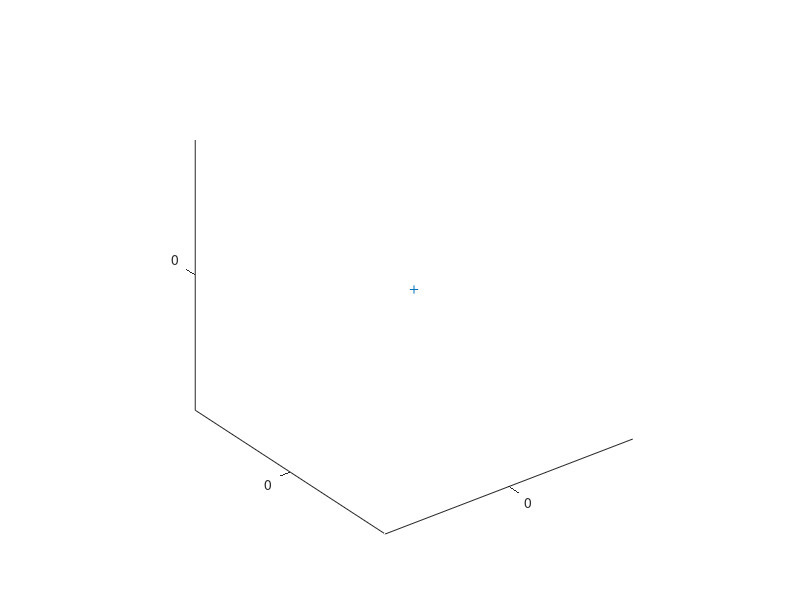

The MATLAB script that drew this image: (Note: this script raises an error after producing the figure.)
path = 'data';
filenames={'Mercury.txt','Venus.txt','Earth.txt','Mars.txt','Jupiter.txt','Saturn.txt','Uranus.txt','Neptune.txt','Pluto.txt'};
N = length(filenames);
data = cell(N,1);
formatSpec = '%f %f %f %f %f';
plot3(0,0,0,'+');
axis equal
hold on;
for i = 1:N
  filename = fullfile(path,filenames{i});
  disp(filename)
  fid = fopen(filename);
  thisline = '';
  while ~feof(fid) && ~strcmp(thisline,'$$SOE')
    thisline = fgetl(fid);
  end
  C = cell(0,5);
  thisline = '';
  while ~feof(fid) && ~strcmp(thisline,'$$EOE')
    thisline = fgetl(fid);
    C(end+1,:) = textscan(thisline,formatSpec,1);
  end
  %  C(end,:)=[];
  C = {cat(1,C{1:end-1,1}),cat(1,C{1:end-1,2}),cat(1,C{1:end-1,3}),cat(1,C{1:end-1,4}),cat(1,C{1:end-1,5})};

  x = C{4}.*sin(C{2}*pi/180).*cos(C{3}*pi/180);
  y = C{4}.*sin(C{2}*pi/180).*sin(C{3}*pi/180);
  z = C{4}.*cos(C{2}*pi/180);
  data{i} = [cat(1,C{1:end,1}),x,y,z];
  plot3(x,y,z,'.');
end
hold off

G = 6.67384e-11; % N (m / kg)^2, N = kg m / s^2
AUPerM = 149597870700; % m
Msun = 1.989e30; % kg
sPerDay = 24*60*60; % s
GM = G*Msun/AUPerM^3*sPerDay^2; % (kg m / s^2) (m / kg)^2 kg (AU^3 / m^3) (s^2 / day^2) = (AU^3 / day^2)
dt = 0.1;
t = 0;
r = cell(size(data,1),2);
v = cell(size(data,1),2);
h = cell(size(data,1),2);
for i = 1:size(data,1)
  p = data{i};
  v{i} = (p(2,2:end)-p(1,2:end))/(p(2,1)-p(1,1));
  r{i} = p(1,2:end);
  h{i} = [];
end
hold on;
while true;
  for i = 1:size(data,1)
    a = -GM/norm(r{i},2)^3 * r{i};
    t = t+dt;
    r{i} = r{i}+v{i}*dt;
    v{i} = v{i}+a*dt;
    delete(h{i})
    h{i} = plot3(r{i}(1),r{i}(2),r{i}(3),'ok');
  end
  drawnow;
end
hold off;
